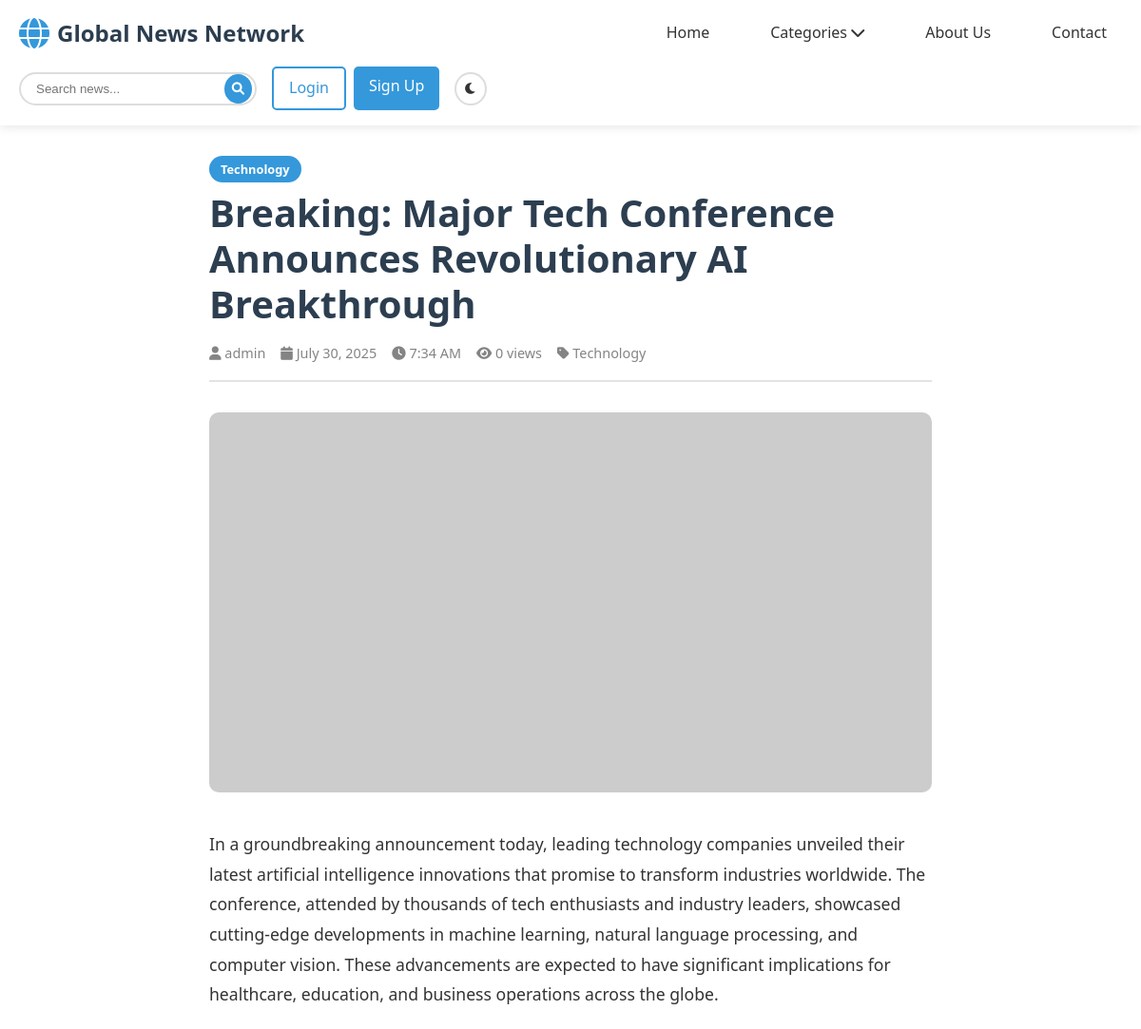
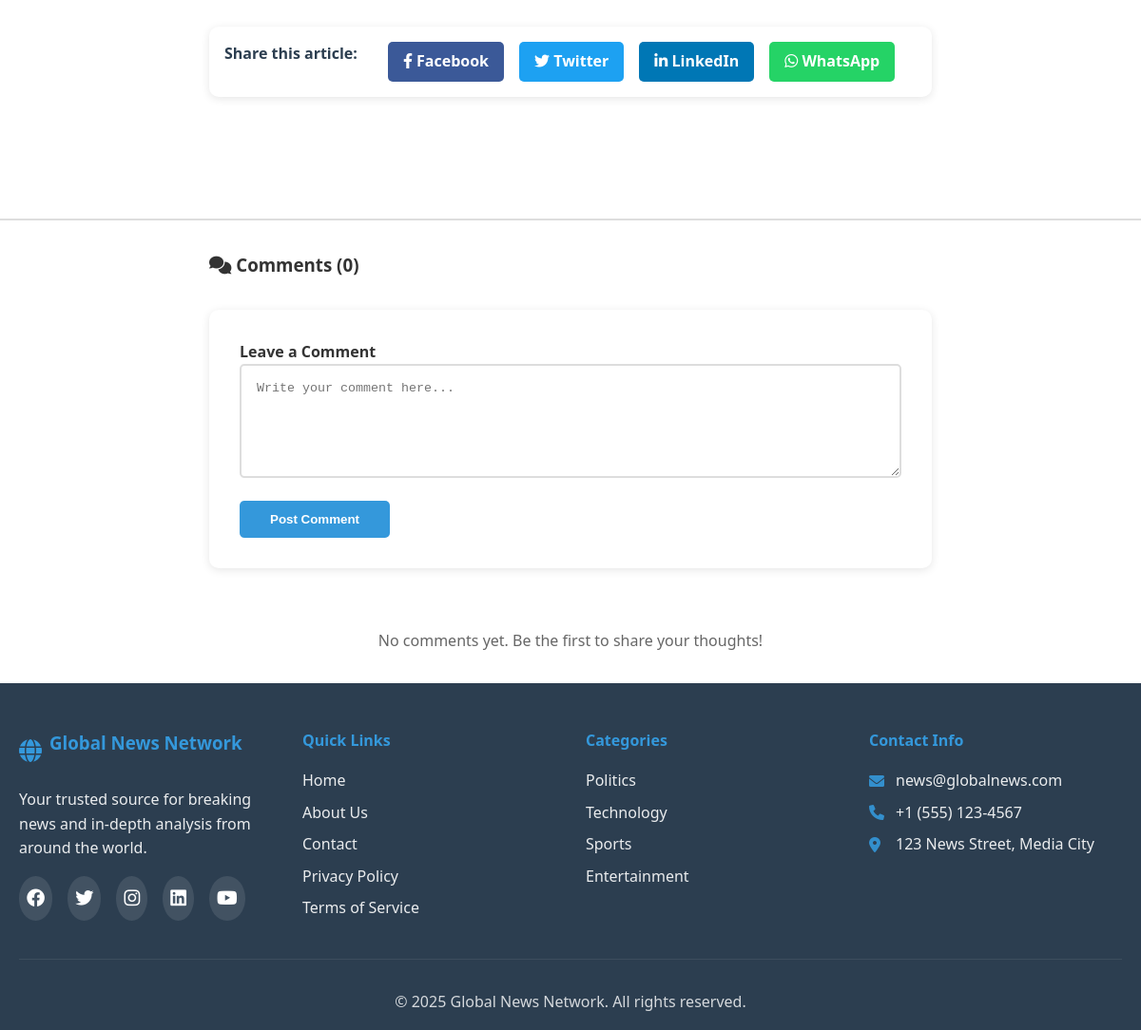
Screenshot of /article.php?id=1 with the database file from the repository (2 pictures, top to bottom).
### tables this page shows
CREATE TABLE articles (
    article_id INT AUTO_INCREMENT PRIMARY KEY,
    title VARCHAR(255) NOT NULL,
    content TEXT NOT NULL,
    image_url VARCHAR(255),
    category_id INT,
    author_id INT,
    published_date TIMESTAMP DEFAULT CURRENT_TIMESTAMP,
    is_featured BOOLEAN DEFAULT FALSE,
    is_breaking BOOLEAN DEFAULT FALSE,
    views INT DEFAULT 0,
    FOREIGN KEY (category_id) REFERENCES categories(category_id),
    FOREIGN KEY (author_id) REFERENCES users(user_id)
);

CREATE TABLE categories (
    category_id INT AUTO_INCREMENT PRIMARY KEY,
    category_name VARCHAR(50) UNIQUE NOT NULL
);

CREATE TABLE users (
    user_id INT AUTO_INCREMENT PRIMARY KEY,
    username VARCHAR(50) UNIQUE NOT NULL,
    email VARCHAR(100) UNIQUE NOT NULL,
    password VARCHAR(255) NOT NULL,
    role ENUM('user', 'admin') DEFAULT 'user',
    created_at TIMESTAMP DEFAULT CURRENT_TIMESTAMP
);

### article.php (the view, shortened to what this page needs)
<?php
$host = 'localhost';
$username = 'root';
$password = '';
$database = 'news_db';
try {
    $pdo = new PDO("mysql:host=$host;dbname=$database;charset=utf8", $username, $password);
    $pdo->setAttribute(PDO::ATTR_ERRMODE, PDO::ERRMODE_EXCEPTION);
} catch(PDOException $e) {
    die('Database connection failed: ' . $e->getMessage());
}
$articleId = intval($_GET['id'] ?? 0);
$stmt = $pdo->prepare("
    SELECT a.*, c.category_name, u.username as author_name
    FROM articles a
    LEFT JOIN categories c ON a.category_id = c.category_id
    LEFT JOIN users u ON a.author_id = u.user_id
    WHERE a.article_id = :id
");
$stmt->bindParam(':id', $articleId, PDO::PARAM_INT);
$stmt->execute();
$article = $stmt->fetch(PDO::FETCH_ASSOC);
$commentsStmt = $pdo->prepare("
    SELECT c.*, u.username
    FROM comments c
    LEFT JOIN users u ON c.user_id = u.user_id
    WHERE c.article_id = :article_id
    ORDER BY c.timestamp DESC
");
$commentsStmt->bindParam(':article_id', $articleId, PDO::PARAM_INT);
$commentsStmt->execute();
$comments = $commentsStmt->fetchAll(PDO::FETCH_ASSOC);
?>
<!DOCTYPE html>
<html lang="en">
<head>
    <link rel="stylesheet" href="styles.css">
    <link href="https://cdnjs.cloudflare.com/ajax/libs/font-awesome/6.0.0/css/all.min.css" rel="stylesheet">
</head>
<body>
    <header>
        <div class="container">
            <div class="header-content">
                <div class="logo">
                    <i class="fas fa-globe"></i>
                    <h1>Global News Network</h1>
                </div>
                <nav>
                    <ul class="nav-menu">
                        <li><a href="index.php">Home</a></li>
                        <li class="dropdown">
                            <a href="#" class="dropbtn">Categories <i class="fas fa-chevron-down"></i></a>
                        </li>
                        <li><a href="about.php">About Us</a></li>
                        <li><a href="contact.php">Contact</a></li>
                    </ul>
                </nav>
                <div class="header-actions">
                    <div class="search-container">
                        <form action="search.php" method="GET">
                            <input type="text" name="query" placeholder="Search news..." required>
                            <button type="submit"><i class="fas fa-search"></i></button>
                        </form>
                    </div>
                    <div class="auth-buttons">
                        <a href="login.php" class="btn-login">Login</a>
                        <a href="register.php" class="btn-signup">Sign Up</a>
                    </div>
                    <button class="theme-toggle" id="themeToggle">
                        <i class="fas fa-moon"></i>
                    </button>
                </div>
            </div>
        </div>
    </header>
    <main>
        <section class="article-header">
            <div class="article-content">
                <span class="category-tag"><?php echo htmlspecialchars($article['category_name']); ?></span>
                <h1 class="article-title"><?php echo htmlspecialchars($article['title']); ?></h1>
                <div class="article-meta">
                    <span><i class="fas fa-user"></i> <?php echo htmlspecialchars($article['author_name'] ?? 'Admin'); ?></span>
                    <span><i class="fas fa-calendar"></i> <?php echo date('F j, Y', strtotime($article['published_date'])); ?></span>
                    <span><i class="fas fa-clock"></i> <?php echo date('g:i A', strtotime($article['published_date'])); ?></span>
                    <span><i class="fas fa-eye"></i> <?php echo number_format($article['views']); ?> views</span>
                    <span><i class="fas fa-tag"></i> <?php echo htmlspecialchars($article['category_name']); ?></span>
                </div>
                <?php if ($article['image_url']): ?>
                <img src="<?php echo htmlspecialchars($article['image_url']); ?>"
                     alt="<?php echo htmlspecialchars($article['title']); ?>"
                     class="article-image">
                <?php endif; ?>
                <div class="article-text">
                    <?php
                    $content = htmlspecialchars($article['content']);
                    $paragraphs = explode("\n\n", $content);
                    foreach ($paragraphs as $paragraph) {
                        if (trim($paragraph)) {
                            echo '<p>' . nl2br(trim($paragraph)) . '</p>';
                        }
                    }
                    ?>
                </div>
                <div class="social-share">
                    <h4>Share this article:</h4>
                    <a href="https://www.facebook.com/sharer/sharer.php?u=<?php echo urlencode('http://' . $_SERVER['HTTP_HOST'] . $_SERVER['REQUEST_URI']); ?>"
                       target="_blank" class="social-btn facebook">
                        <i class="fab fa-facebook-f"></i> Facebook
                    </a>
                    <a href="https://twitter.com/intent/tweet?url=<?php echo urlencode('http://' . $_SERVER['HTTP_HOST'] . $_SERVER['REQUEST_URI']); ?>&text=<?php echo urlencode($article['title']); ?>"
                       target="_blank" class="social-btn twitter">
                        <i class="fab fa-twitter"></i> Twitter
                    </a>
                    <a href="https://www.linkedin.com/sharing/share-offsite/?url=<?php echo urlencode('http://' . $_SERVER['HTTP_HOST'] . $_SERVER['REQUEST_URI']); ?>"
                       target="_blank" class="social-btn linkedin">
                        <i class="fab fa-linkedin-in"></i> LinkedIn
                    </a>
                    <a href="https://wa.me/?text=<?php echo urlencode($article['title'] . ' - ' . 'http://' . $_SERVER['HTTP_HOST'] . $_SERVER['REQUEST_URI']); ?>"
                       target="_blank" class="social-btn whatsapp">
                        <i class="fab fa-whatsapp"></i> WhatsApp
                    </a>
                </div>
            </div>
        </section>
        <section class="comments-section">
            <div class="article-content">
                <div class="comments-header">
                    <h3><i class="fas fa-comments"></i> Comments (<?php echo count($comments); ?>)</h3>
                </div>
                <div class="comment-form">
                    <h4>Leave a Comment</h4>
                    <form action="add_comment.php" method="POST" id="commentForm">
                        <textarea name="comment_text" placeholder="Write your comment here..." required></textarea>
                        <button type="submit">Post Comment</button>
                    </form>
                </div>
                <div class="comments-list">
                    <?php if (empty($comments)): ?>
                        <p style="text-align: center; color: var(--text-light); padding: 2rem;">
                            No comments yet. Be the first to share your thoughts!
                        </p>
                    <?php endif; ?>
                </div>
            </div>
        </section>
    </main>
    <footer>
        <div class="container">
            <div class="footer-content">
                <div class="footer-section">
                    <div class="footer-logo">
                        <i class="fas fa-globe"></i>
                        <h3>Global News Network</h3>
                    </div>
                    <p>Your trusted source for breaking news and in-depth analysis from around the world.</p>
                    <div class="social-icons">
                        <a href="#"><i class="fab fa-facebook"></i></a>
                        <a href="#"><i class="fab fa-twitter"></i></a>
                        <a href="#"><i class="fab fa-instagram"></i></a>
                        <a href="#"><i class="fab fa-linkedin"></i></a>
                        <a href="#"><i class="fab fa-youtube"></i></a>
                    </div>
                </div>
                <div class="footer-section">
                    <h4>Quick Links</h4>
                    <ul>
                        <li><a href="index.php">Home</a></li>
                        <li><a href="about.php">About Us</a></li>
                        <li><a href="contact.php">Contact</a></li>
                        <li><a href="privacy.php">Privacy Policy</a></li>
                        <li><a href="terms.php">Terms of Service</a></li>
                    </ul>
                </div>
                <div class="footer-section">
                    <h4>Categories</h4>
                    <ul>
                        <li><a href="category.php?category=Politics">Politics</a></li>
                        <li><a href="category.php?category=Technology">Technology</a></li>
                        <li><a href="category.php?category=Sports">Sports</a></li>
                        <li><a href="category.php?category=Entertainment">Entertainment</a></li>
                    </ul>
                </div>
                <div class="footer-section">
                    <h4>Contact Info</h4>
                    <div class="contact-info">
                        <p><i class="fas fa-envelope"></i> news@globalnews.com</p>
                        <p><i class="fas fa-phone"></i> +1 (555) 123-4567</p>
                        <p><i class="fas fa-map-marker-alt"></i> 123 News Street, Media City</p>
                    </div>
                </div>
            </div>
            <div class="footer-bottom">
                <p>&copy; 2025 Global News Network. All rights reserved.</p>
            </div>
        </div>
    </footer>
</body>
</html>

### styles.css (style rules this page uses)
* { margin: 0; padding: 0; box-sizing: border-box; }
:root { --primary-color: #2c3e50; --secondary-color: #3498db; --accent-color: #e74c3c; --text-color: #333; --text-light: #666; --background-color: #fff; --card-background: #fff; --border-color: #ddd; --shadow: 0 2px 10px rgba(0, 0, 0, 0.1); --shadow-hover: 0 5px 20px rgba(0, 0, 0, 0.15); --breaking-bg: #ff4757; --gradient-primary: linear-gradient(135deg, #667eea 0%, #764ba2 100%); }
body { font-family: "Segoe UI", Tahoma, Geneva, Verdana, sans-serif; line-height: 1.6; color: var(--text-color); background-color: var(--background-color); transition: all 0.3s ease; }
.container { max-width: 1200px; margin: 0 auto; padding: 0 20px; }
header { background: var(--card-background); box-shadow: var(--shadow); position: sticky; top: 0; z-index: 1000; transition: all 0.3s ease; }
.header-content { display: flex; justify-content: space-between; align-items: center; padding: 1rem 0; flex-wrap: wrap; gap: 1rem; }
.logo { display: flex; align-items: center; gap: 0.5rem; color: var(--primary-color); }
.logo i { font-size: 2rem; color: var(--secondary-color); }
.logo h1 { font-size: 1.5rem; font-weight: bold; }
nav ul { display: flex; list-style: none; gap: 2rem; align-items: center; }
nav a { text-decoration: none; color: var(--text-color); font-weight: 500; padding: 0.5rem 1rem; border-radius: 5px; transition: all 0.3s ease; position: relative; }
.dropdown { position: relative; }
.header-actions { display: flex; align-items: center; gap: 1rem; }
.search-container { position: relative; }
.search-container form { display: flex; align-items: center; }
.search-container input { padding: 0.5rem 1rem; border: 2px solid var(--border-color); border-radius: 25px; outline: none; background: var(--background-color); color: var(--text-color); width: 250px; transition: all 0.3s ease; }
.search-container button { position: absolute; right: 5px; background: var(--secondary-color); border: none; padding: 0.5rem; border-radius: 50%; color: white; cursor: pointer; transition: all 0.3s ease; }
.auth-buttons { display: flex; gap: 0.5rem; }
.btn-login, .btn-signup { padding: 0.5rem 1rem; text-decoration: none; border-radius: 5px; font-weight: 500; transition: all 0.3s ease; }
.btn-login { color: var(--secondary-color); border: 2px solid var(--secondary-color); }
.btn-signup { background: var(--secondary-color); color: white; }
.theme-toggle { background: none; border: 2px solid var(--border-color); padding: 0.5rem; border-radius: 50%; cursor: pointer; color: var(--text-color); transition: all 0.3s ease; }
.article-meta { display: flex; gap: 1rem; font-size: 0.9rem; opacity: 0.8; }
.category-tag { background: var(--secondary-color); color: white; padding: 0.25rem 0.75rem; border-radius: 15px; font-size: 0.8rem; font-weight: bold; display: inline-block; margin-bottom: 0.5rem; }
footer { background: var(--primary-color); color: white; padding: 3rem 0 1rem; }
.footer-content { display: grid; grid-template-columns: repeat(auto-fit, minmax(250px, 1fr)); gap: 2rem; margin-bottom: 2rem; }
.footer-section h3, .footer-section h4 { margin-bottom: 1rem; color: var(--secondary-color); }
.footer-logo { display: flex; align-items: center; gap: 0.5rem; margin-bottom: 1rem; }
.footer-logo i { font-size: 1.5rem; color: var(--secondary-color); }
.footer-section p { line-height: 1.6; margin-bottom: 1rem; opacity: 0.9; }
.social-icons { display: flex; gap: 1rem; }
.social-icons a { color: white; font-size: 1.2rem; padding: 0.5rem; border-radius: 50%; background: rgba(255, 255, 255, 0.1); transition: all 0.3s ease; }
.footer-section ul { list-style: none; }
.footer-section ul li { margin-bottom: 0.5rem; }
.footer-section ul li a { color: white; text-decoration: none; opacity: 0.9; transition: all 0.3s ease; }
.contact-info p { display: flex; align-items: center; gap: 0.5rem; margin-bottom: 0.5rem; }
.contact-info i { color: var(--secondary-color); width: 20px; }
.footer-bottom { text-align: center; padding-top: 2rem; border-top: 1px solid rgba(255, 255, 255, 0.1); opacity: 0.8; }

### rows the page displays
articles: category.category_name "Technology", title "Breaking: Major Tech Conference Announces Revolutionary AI Breakthrough", author.username "admin", published_date "July 30, 2025", published_date "7:34 AM", views "0", content "In a groundbreaking announcement today, leading technology companies unveiled their latest artificial intelligence innovations that promise to transform industries worldwide. The conference, attended by thousands of tech enthusiasts and industry leaders, showcased cutting-edge developments in machine learning, natural language processing, and computer vision. These advancements are expected to have significant implications for healthcare, education, and business operations across the globe."

### other values shown
count($comments) "0"
